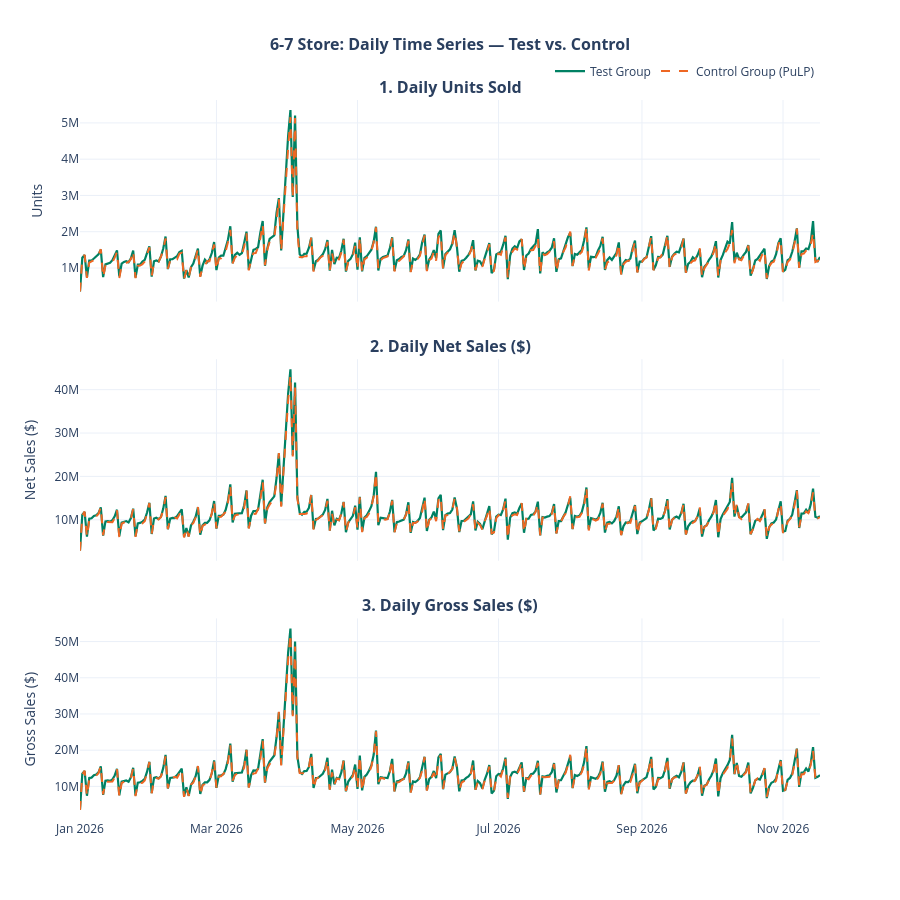

Here is the notebook cell this chart was saved with:
### Markdown cell above
## 3. Daily Performance Time Series (Interactive Plotly)

We compare the daily evolution of the three main metrics (`qty_sold`, `net_sales`, and `gross_sales`) across the 321 days of the 2026 sample period.

### Code cell
# Daily aggregation for the charts
df_tc = df_results[df_results['flag'].isin(['test', 'control'])].copy()
daily_agg = df_tc.groupby(['dt_ref', 'flag'])[['net_sales', 'gross_sales', 'qty_sold']].sum().reset_index()

daily_piv = daily_agg.pivot(index='dt_ref', columns='flag')

# Chart with 3 subplots
fig = make_subplots(
    rows=3, cols=1, shared_xaxes=True, vertical_spacing=0.08,
    subplot_titles=(
        '<b>1. Daily Units Sold</b>',
        '<b>2. Daily Net Sales ($)</b>',
        '<b>3. Daily Gross Sales ($)</b>'
    )
)

metrics_info = [
    ('qty_sold', 1, 'Units'),
    ('net_sales', 2, 'Net Sales ($)'),
    ('gross_sales', 3, 'Gross Sales ($)')
]

for col_name, row_idx, label in metrics_info:
    test_series = daily_piv[(col_name, 'test')]
    ctrl_series = daily_piv[(col_name, 'control')]

    fig.add_trace(
        go.Scatter(
            x=daily_piv.index, y=test_series, mode='lines',
            name='Test Group', line=dict(color=PALETTE['test'], width=2.2),
            legendgroup='test', showlegend=(row_idx == 1)
        ),
        row=row_idx, col=1
    )

    fig.add_trace(
        go.Scatter(
            x=daily_piv.index, y=ctrl_series, mode='lines',
            name='Control Group (PuLP)', line=dict(color=PALETTE['control'], width=2.0, dash='dash'),
            legendgroup='control', showlegend=(row_idx == 1)
        ),
        row=row_idx, col=1
    )

    fig.update_yaxes(title_text=label, row=row_idx, col=1)

fig.update_layout(
    title=dict(text='<b>6-7 Store: Daily Time Series — Test vs. Control</b>', x=0.5, font=dict(size=16)),
    template='plotly_white',
    height=900,
    hovermode='x unified',
    legend=dict(orientation='h', yanchor='bottom', y=1.02, xanchor='right', x=1)
)

fig.show()

### Figure 1 — Plotly figure (JSON) as saved in the notebook; plotly's stock layout.template omitted (floating-point values rounded to 4 significant figures; data arrays with more than 128 entries replaced by an {"elided": "..."} marker saying what was removed)
{"data": [{"legendgroup": "test", "line": {"color": "#008163", "width": 2.2}, "mode": "lines", "name": "Test Group", "showlegend": true, "type": "scatter", "x": {"elided": "321 str values"}, "xaxis": "x", "y": {"elided": "321 int values"}, "yaxis": "y"}, {"legendgroup": "control", "line": {"color": "#EE6723", "dash": "dash", "width": 2}, "mode": "lines", "name": "Control Group (PuLP)", "showlegend": true, "type": "scatter", "x": {"elided": "321 str values"}, "xaxis": "x", "y": {"elided": "321 int values"}, "yaxis": "y"}, {"legendgroup": "test", "line": {"color": "#008163", "width": 2.2}, "mode": "lines", "name": "Test Group", "showlegend": false, "type": "scatter", "x": {"elided": "321 str values"}, "xaxis": "x2", "y": {"elided": "321 float values"}, "yaxis": "y2"}, {"legendgroup": "control", "line": {"color": "#EE6723", "dash": "dash", "width": 2}, "mode": "lines", "name": "Control Group (PuLP)", "showlegend": false, "type": "scatter", "x": {"elided": "321 str values"}, "xaxis": "x2", "y": {"elided": "321 float values"}, "yaxis": "y2"}, {"legendgroup": "test", "line": {"color": "#008163", "width": 2.2}, "mode": "lines", "name": "Test Group", "showlegend": false, "type": "scatter", "x": {"elided": "321 str values"}, "xaxis": "x3", "y": {"elided": "321 float values"}, "yaxis": "y3"}, {"legendgroup": "control", "line": {"color": "#EE6723", "dash": "dash", "width": 2}, "mode": "lines", "name": "Control Group (PuLP)", "showlegend": false, "type": "scatter", "x": {"elided": "321 str values"}, "xaxis": "x3", "y": {"elided": "321 float values"}, "yaxis": "y3"}], "layout": {"annotations": [{"font": {"size": 16}, "showarrow": false, "text": "<b>1. Daily Units Sold</b>", "x": 0.5, "xanchor": "center", "xref": "paper", "y": 1, "yanchor": "bottom", "yref": "paper"}, {"font": {"size": 16}, "showarrow": false, "text": "<b>2. Daily Net Sales ($)</b>", "x": 0.5, "xanchor": "center", "xref": "paper", "y": 0.64, "yanchor": "bottom", "yref": "paper"}, {"font": {"size": 16}, "showarrow": false, "text": "<b>3. Daily Gross Sales ($)</b>", "x": 0.5, "xanchor": "center", "xref": "paper", "y": 0.28, "yanchor": "bottom", "yref": "paper"}], "height": 900, "hovermode": "x unified", "legend": {"orientation": "h", "x": 1, "xanchor": "right", "y": 1.02, "yanchor": "bottom"}, "title": {"font": {"size": 16}, "text": "<b>6-7 Store: Daily Time Series — Test vs. Control</b>", "x": 0.5}, "xaxis": {"anchor": "y", "domain": [0, 1], "matches": "x3", "showticklabels": false}, "xaxis2": {"anchor": "y2", "domain": [0, 1], "matches": "x3", "showticklabels": false}, "xaxis3": {"anchor": "y3", "domain": [0, 1]}, "yaxis": {"anchor": "x", "domain": [0.72, 1], "title": {"text": "Units"}}, "yaxis2": {"anchor": "x2", "domain": [0.36, 0.64], "title": {"text": "Net Sales ($)"}}, "yaxis3": {"anchor": "x3", "domain": [0, 0.28], "title": {"text": "Gross Sales ($)"}}}}
